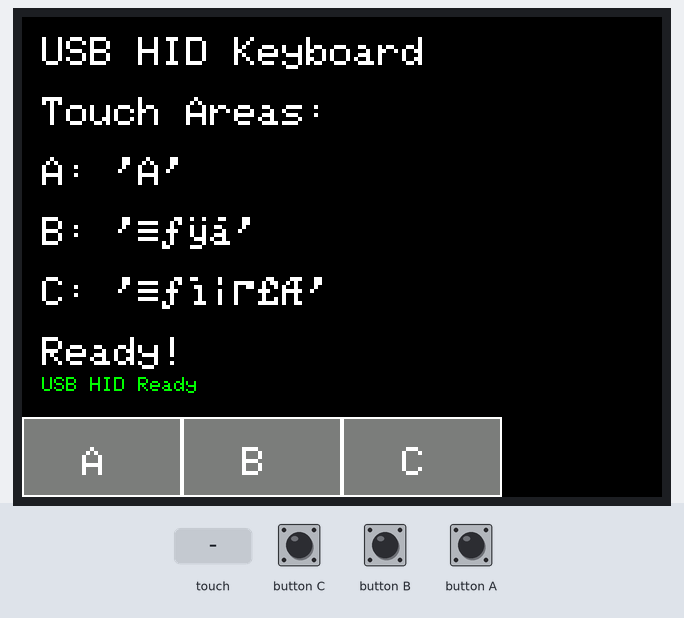
Bench run of a program on a simulated ESP32-S3. Shown: 320×240 colour display. The inputs (shaded band) are chosen by the test bench. USB keyboard and mouse output is not drawn; what the program prints to the serial monitor is not drawn.

Above: at 1.4 s.
1.5 s: touch panel pressed at 13 % / 90 % of its raw x / y range
At 1.64 s:
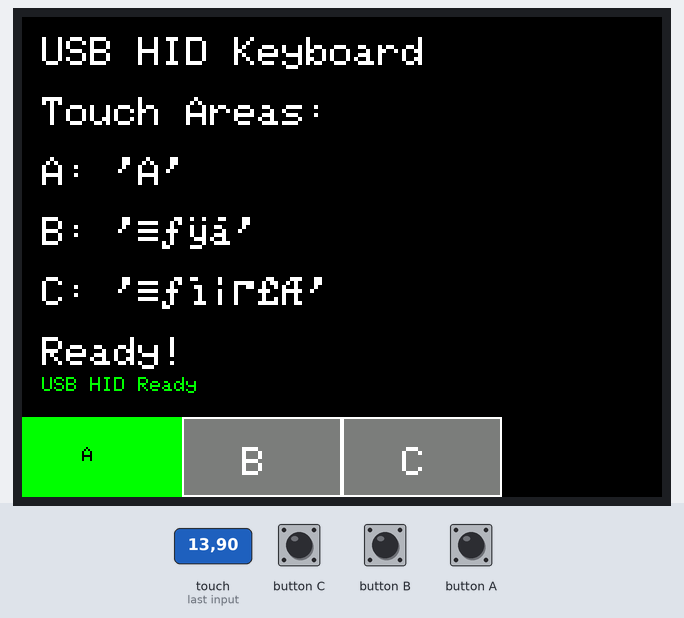
3.2 s: touch panel pressed at 38 % / 90 % of its raw x / y range
At 3.37 s:
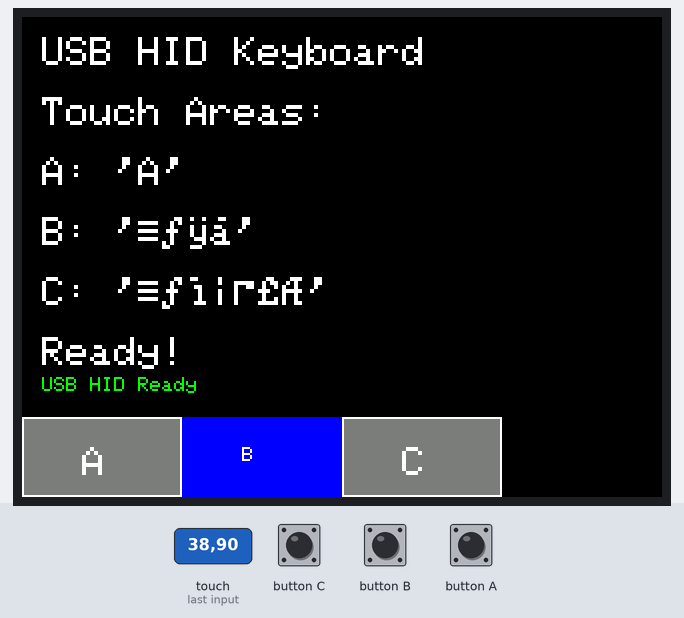
4.9 s: touch panel pressed at 62 % / 90 % of its raw x / y range
At 5.08 s:
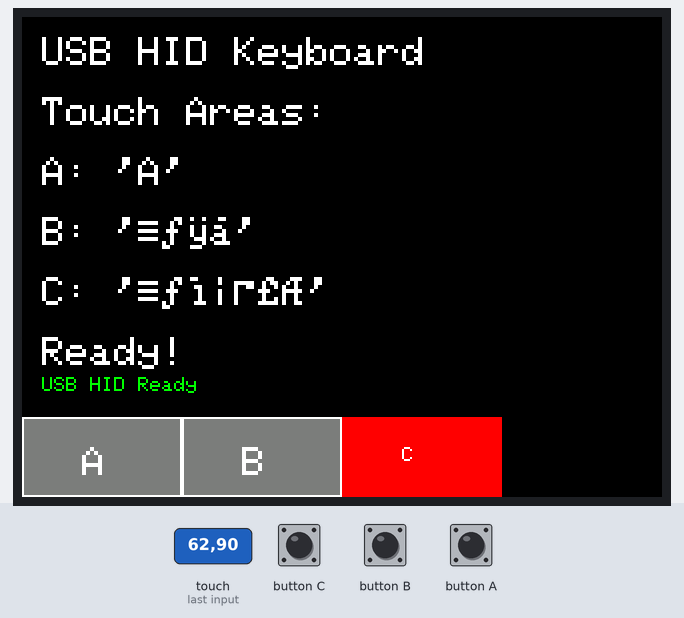
Timing chart, 0 to 7.9 s (numbered marks = the images above; inputs shaded):
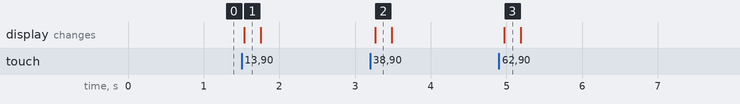

Measured:
- after the input at 1.5 s, the display: changes at once (image 1)
- after the input at 3.2 s, the display: changes after 0.07 s (image 2)
- after the input at 4.9 s, the display: changes after 0.07 s (image 3)

The program:

main.cpp
```cpp
#include <Arduino.h>
#include <M5Unified.h>
#include <USB.h>
#include <USBHIDKeyboard.h>

USBHIDKeyboard Keyboard;

bool buttonAPressed = false;
bool buttonBPressed = false;
bool buttonCPressed = false;

void drawTouchButtons() {
  // Draw touch button areas
  M5.Display.fillRect(0, 200, 80, 40, DARKGREY);
  M5.Display.fillRect(80, 200, 80, 40, DARKGREY);
  M5.Display.fillRect(160, 200, 80, 40, DARKGREY);

  // Draw button borders
  M5.Display.drawRect(0, 200, 80, 40, WHITE);
  M5.Display.drawRect(80, 200, 80, 40, WHITE);
  M5.Display.drawRect(160, 200, 80, 40, WHITE);

  // Draw button labels
  M5.Display.setTextColor(WHITE);
  M5.Display.setTextSize(2);
  M5.Display.setCursor(30, 215);
  M5.Display.println("A");
  M5.Display.setCursor(110, 215);
  M5.Display.println("B");
  M5.Display.setCursor(190, 215);
  M5.Display.println("C");
}

void setup() {
  auto cfg = M5.config();
  M5.begin(cfg);

  M5.Display.setTextSize(2);
  M5.Display.setTextColor(WHITE);
  M5.Display.fillScreen(BLACK);
  M5.Display.setCursor(10, 10);
  M5.Display.println("USB HID Keyboard");
  M5.Display.setCursor(10, 40);
  M5.Display.println("Touch Areas:");
  M5.Display.setCursor(10, 70);
  M5.Display.println("A: 'A'");
  M5.Display.setCursor(10, 100);
  M5.Display.println("B: '😆'");
  M5.Display.setCursor(10, 130);
  M5.Display.println("C: '🍭✒'");

  Serial.begin(115200);
  Serial.println("Starting USB HID Keyboard...");

  // Initialize USB HID Keyboard
  Keyboard.begin();
  USB.begin();

  // Draw touch buttons
  drawTouchButtons();

  M5.Display.setCursor(10, 160);
  M5.Display.println("Ready!");
}

void loop() {
  M5.update();

  // Check for touch input
  auto touch = M5.Touch.getDetail();
  if (touch.wasPressed()) {
    int x = touch.x;
    int y = touch.y;

    Serial.printf("Touch detected at x=%d, y=%d\n", x, y);

    if (x < 80 && y > 200) {
      // A button area
      if (!buttonAPressed) {
        buttonAPressed = true;
        Keyboard.print("A");
        Serial.println("Touch A area - sent 'A'");

        // Visual feedback
        M5.Display.fillRect(0, 200, 80, 40, GREEN);
        M5.Display.setTextColor(BLACK);
        M5.Display.setCursor(30, 215);
        M5.Display.println("A");
        delay(200);
        drawTouchButtons();
      }
    }
    else if (x >= 80 && x < 160 && y > 200) {
      // B button area
      if (!buttonBPressed) {
        buttonBPressed = true;
        // Keyboard.print("😆");
        // Keyboard.print(":smile:");  // for US keyboard layout
        Keyboard.print("'smile'");  // for JP keyboard layout
        Serial.println("Touch B area - sent '😆'");

        // Visual feedback
        M5.Display.fillRect(80, 200, 80, 40, BLUE);
        M5.Display.setTextColor(WHITE);
        M5.Display.setCursor(110, 215);
        M5.Display.println("B");
        delay(200);
        drawTouchButtons();
      }
    }
    else if (x >= 160 && y > 200) {
      // C button area
      if (!buttonCPressed) {
        buttonCPressed = true;

        // fail, try1 with JP keyboard layout
        //Keyboard.print("🍭✒");

        // fail, try2 with JP keyboard layout
        //Keyboard.print("'black_nib'");
        // -> :lollipop::black=nib:

        // patern1, for US keyboard layout
        // Keyboard.print(":lollipop:");  // for US keyboard layout
        // Keyboard.print(":black");  // for US keyboard layout
        // Keyboard.press(KEY_LEFT_SHIFT); // Press Left Shift
        // Keyboard.write(0x2D); // US keyboard layoutでは'_', JP keyboard layoutでは '='
        // Keyboard.release(KEY_LEFT_SHIFT); // Release Left Shift
        // Keyboard.print("nib:");

        // patern2, for US keyboard layout
        Keyboard.print(":lollipop:");  // for US keyboard layout
        Keyboard.print(":black_nib:");  // for US keyboard layout

        // patern3, for JP keyboard layout
        // Keyboard.print("'lollipop'");  // for JP keyboard layout
        // Keyboard.print("'black_nib'");  // for JP keyboard layout
        // -> :lollipop::black=nib:

        Serial.println("Touch C area - sent '🍭✒'");

        // Visual feedback
        M5.Display.fillRect(160, 200, 80, 40, RED);
        M5.Display.setTextColor(WHITE);
        M5.Display.setCursor(190, 215);
        M5.Display.println("C");
        delay(200);
        drawTouchButtons();
      }
    }
  }

  // Reset button states when touch is released
  if (touch.wasReleased()) {
    buttonAPressed = false;
    buttonBPressed = false;
    buttonCPressed = false;
  }

  // Update status
  M5.Display.fillRect(10, 180, 200, 15, BLACK);
  M5.Display.setTextColor(GREEN);
  M5.Display.setTextSize(1);
  M5.Display.setCursor(10, 180);
  M5.Display.println("USB HID Ready");

  delay(50);
}
```
